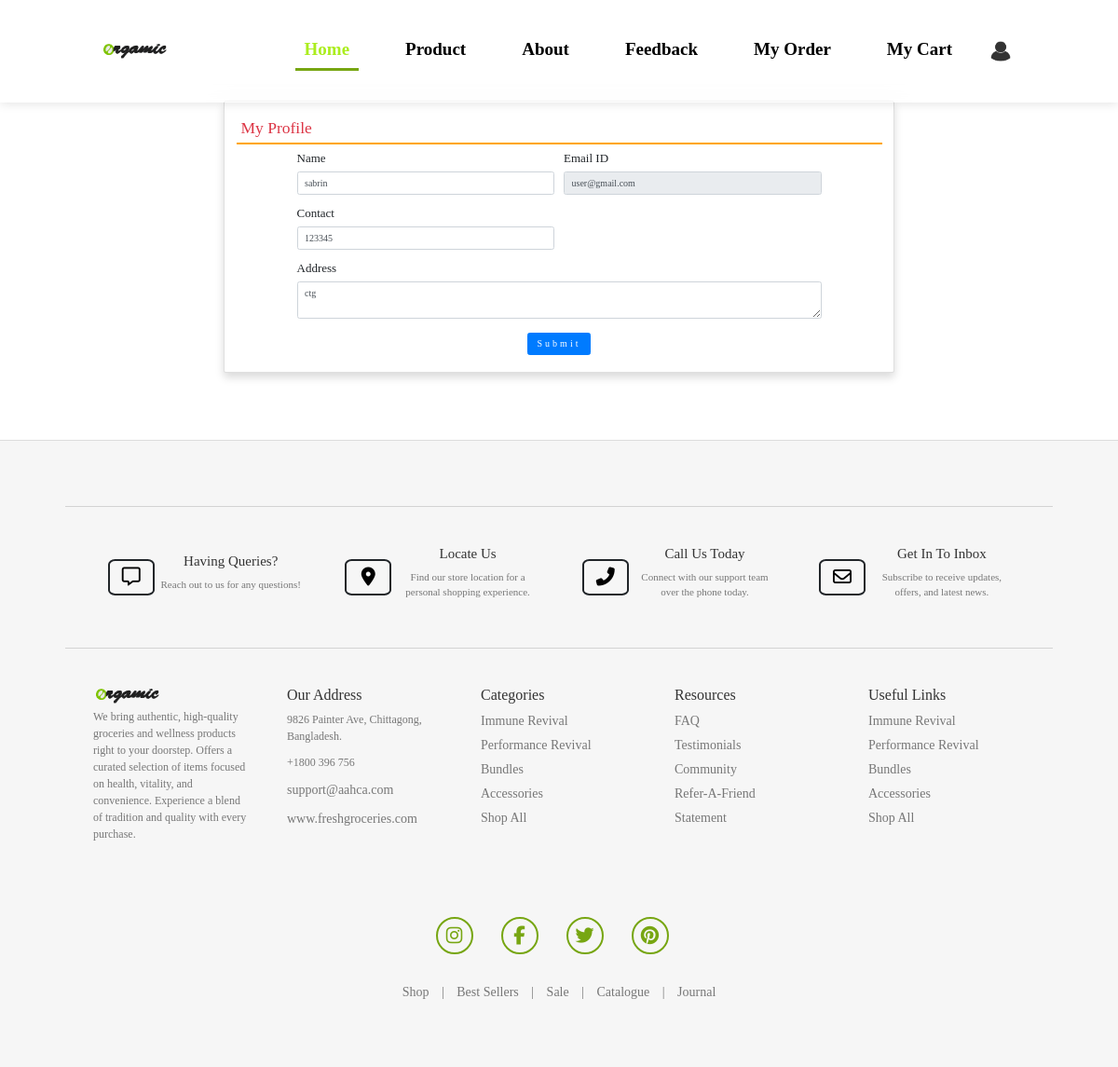
Page /update-profile/ (signed in) on the earlier database version.
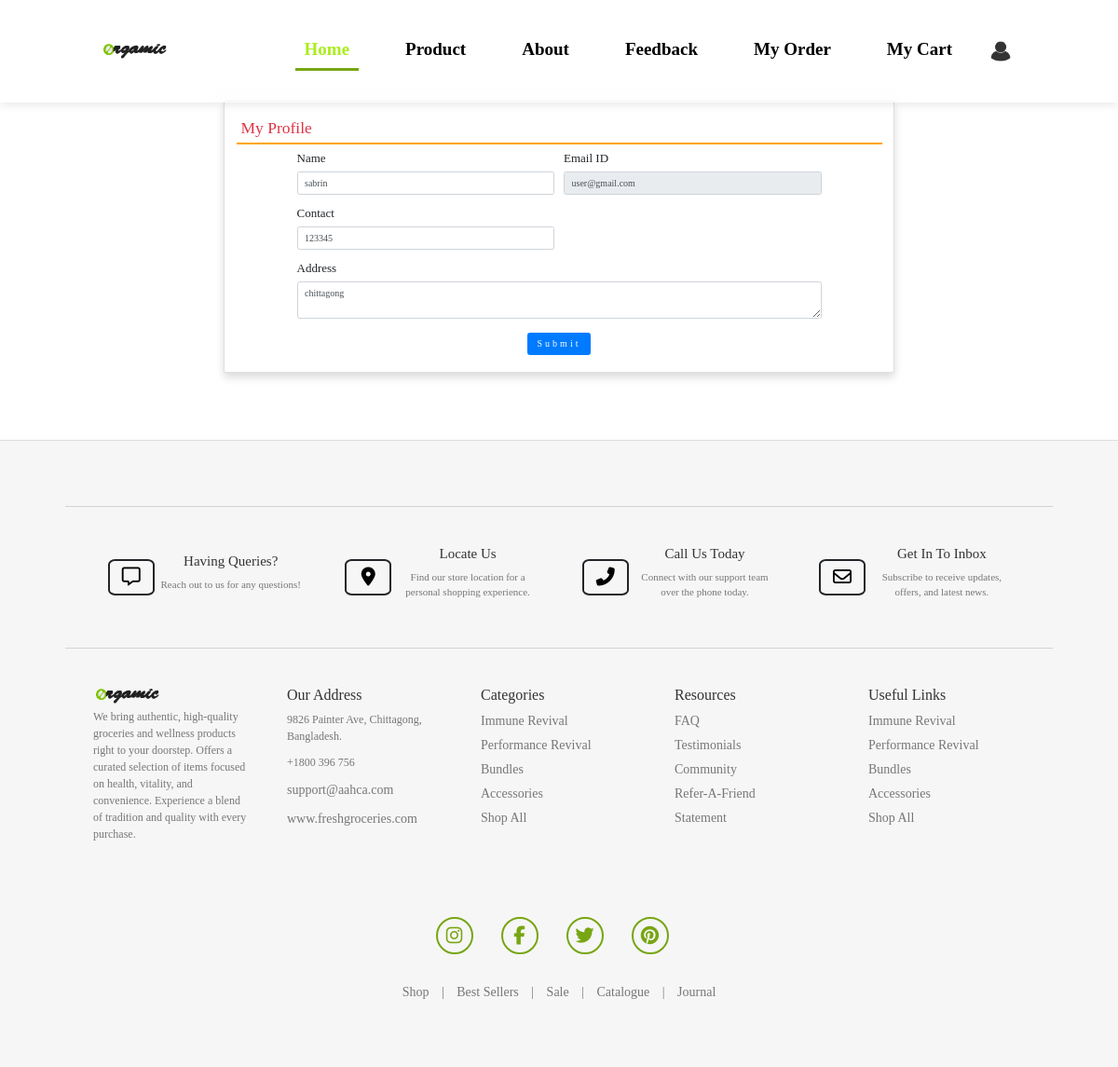
Same page on the later database version.
### groceryapp/models.py (models this page shows, shortened)
class UserProfile(models.Model):
    user = models.ForeignKey (User, on_delete=models.CASCADE, null=True, blank=True)
    mobile = models.CharField(max_length=100, null=True, blank=True)
    address = models.TextField(null=True, blank=True)

### groceryapp/views.py (the view, shortened to what this page needs)
# urls.py: path('update-profile/', updateProfile, name="update-profile"),
def updateProfile(request):
    data = UserProfile.objects.get(user=request.user)
    return render(request, 'update-profile.html', locals())

### groceryapp/templates/update-profile.html (shortened to what this page needs)
{% extends 'main.html' %}
{% load static %}
{% block body %}
<link rel="stylesheet" href="https://maxcdn.bootstrapcdn.com/bootstrap/4.3.1/css/bootstrap.min.css">
<div class="card shadow" style="margin: 9% 4% 6% 4%; display: flex; justify-self: center;">
    <div class="card-body">
        <h3 class="p-2 text-danger" style="border-bottom: 2px solid orange;">My Profile</h3>
        <div class="container-fluid">
            <form method="POST"  enctype="multipart/form-data" style="font-size: 13px;">
                <div class="form-row">
                    <div class="col-sm-6">
                        <div class="form-group">
                            <label>Name</label>
                            <input type="text" name="user_name" placeholder="Enter Your Name"  class="form-control" value="{{data.user.username}}">
                        </div>
                    </div>
                    <div class="col-sm-6">
                        <div class="form-group">
                            <label>Email ID</label>
                            <input type="email" name="email" readonly placeholder="Email Address" required class="form-control" value="{{data.user.email}}">
                        </div>
                    </div>
                    <div class="col-sm-6">
                        <div class="form-group">
                            <label>Contact</label>
                            <input type="text" name="mobile" placeholder="Contact Number" required class="form-control" value="{{data.mobile}}">
                        </div>
                    </div>
                    <div class="col-sm-12">
                        <div class="form-group">
                            <label>Address</label>
                            <textarea name="address" class="form-control" placeholder="Full Address">{{data.address}}</textarea>
                        </div>
                    </div>
                </div>
                <input type="submit" value="Submit" class="m-2 px-3 btn btn-primary">
            </form>
        </div>
    </div>
</div>
{% endblock %}

Differences in the rows shown:
changed UserProfile "sabrin": address "ctg" → "chittagong"
